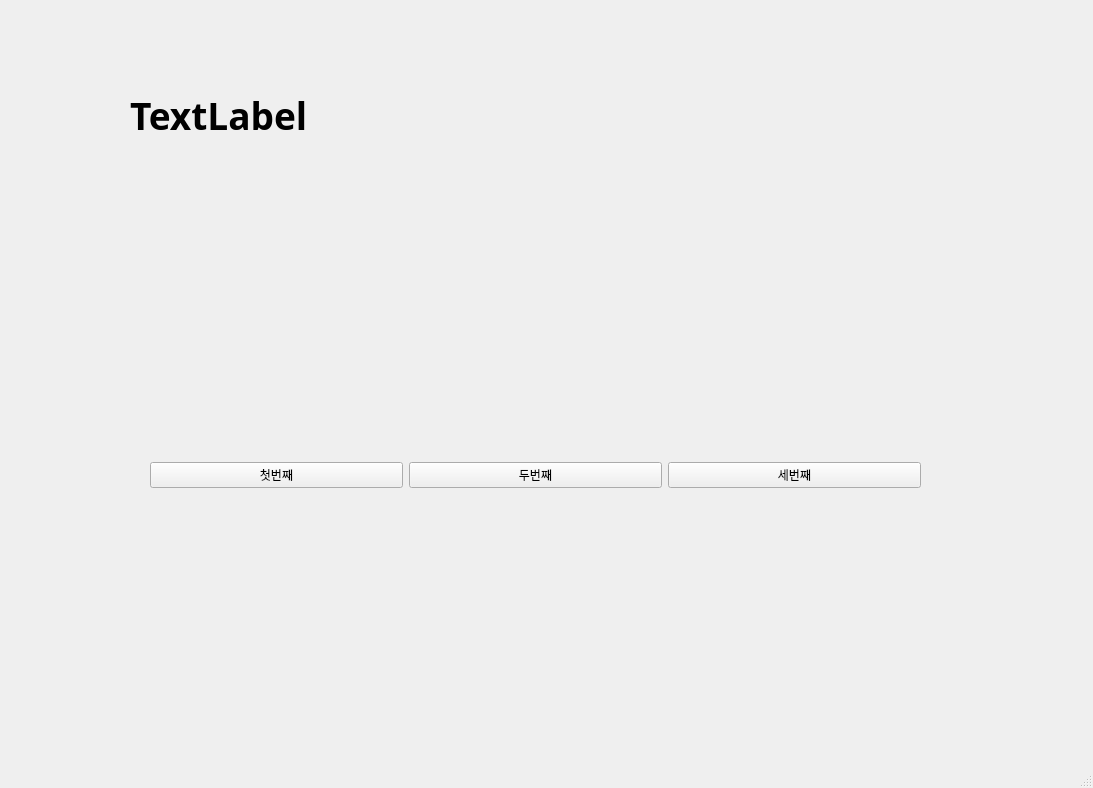
<?xml version="1.0" encoding="UTF-8"?>
<ui version="4.0">
 <class>MainWindow</class>
 <widget class="QMainWindow" name="MainWindow">
  <property name="geometry">
   <rect>
    <x>0</x>
    <y>0</y>
    <width>1093</width>
    <height>788</height>
   </rect>
  </property>
  <property name="windowTitle">
   <string>MainWindow</string>
  </property>
  <widget class="QWidget" name="centralwidget">
   <widget class="QWidget" name="horizontalLayoutWidget">
    <property name="geometry">
     <rect>
      <x>150</x>
      <y>420</y>
      <width>771</width>
      <height>111</height>
     </rect>
    </property>
    <layout class="QHBoxLayout" name="horizontalLayout">
     <item>
      <widget class="QPushButton" name="pushButton">
       <property name="text">
        <string>첫번째</string>
       </property>
      </widget>
     </item>
     <item>
      <widget class="QPushButton" name="pushButton_2">
       <property name="text">
        <string>두번째</string>
       </property>
      </widget>
     </item>
     <item>
      <widget class="QPushButton" name="pushButton_3">
       <property name="text">
        <string>세번째</string>
       </property>
      </widget>
     </item>
    </layout>
   </widget>
   <widget class="QLabel" name="label">
    <property name="geometry">
     <rect>
      <x>130</x>
      <y>50</y>
      <width>941</width>
      <height>131</height>
     </rect>
    </property>
    <property name="font">
     <font>
      <family>맑은 고딕</family>
      <pointsize>28</pointsize>
      <weight>75</weight>
      <bold>true</bold>
     </font>
    </property>
    <property name="text">
     <string>TextLabel</string>
    </property>
   </widget>
  </widget>
  <widget class="QMenuBar" name="menubar">
   <property name="geometry">
    <rect>
     <x>0</x>
     <y>0</y>
     <width>1093</width>
     <height>21</height>
    </rect>
   </property>
  </widget>
  <widget class="QStatusBar" name="statusbar"/>
 </widget>
 <resources/>
 <connections>
  <connection>
   <sender>pushButton</sender>
   <signal>clicked()</signal>
   <receiver>MainWindow</receiver>
   <slot>firstClick()</slot>
   <hints>
    <hint type="sourcelabel">
     <x>210</x>
     <y>497</y>
    </hint>
    <hint type="destinationlabel">
     <x>276</x>
     <y>541</y>
    </hint>
   </hints>
  </connection>
  <connection>
   <sender>pushButton_2</sender>
   <signal>clicked()</signal>
   <receiver>MainWindow</receiver>
   <slot>secondClick()</slot>
   <hints>
    <hint type="sourcelabel">
     <x>473</x>
     <y>496</y>
    </hint>
    <hint type="destinationlabel">
     <x>540</x>
     <y>536</y>
    </hint>
   </hints>
  </connection>
  <connection>
   <sender>pushButton_3</sender>
   <signal>clicked()</signal>
   <receiver>MainWindow</receiver>
   <slot>thirdClick()</slot>
   <hints>
    <hint type="sourcelabel">
     <x>713</x>
     <y>496</y>
    </hint>
    <hint type="destinationlabel">
     <x>791</x>
     <y>535</y>
    </hint>
   </hints>
  </connection>
 </connections>
 <slots>
  <slot>firstClick()</slot>
  <slot>secondClick()</slot>
  <slot>thirdClick()</slot>
 </slots>
</ui>
